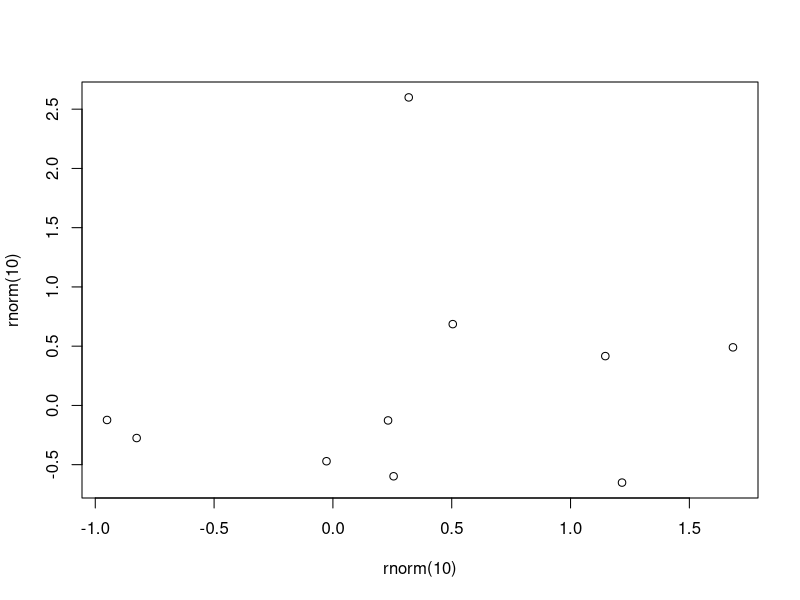

R code for this plot:
## ---- chunk 1
library(tidyverse)
## ---- chunk 2
plot(rnorm(10), rnorm(10))
